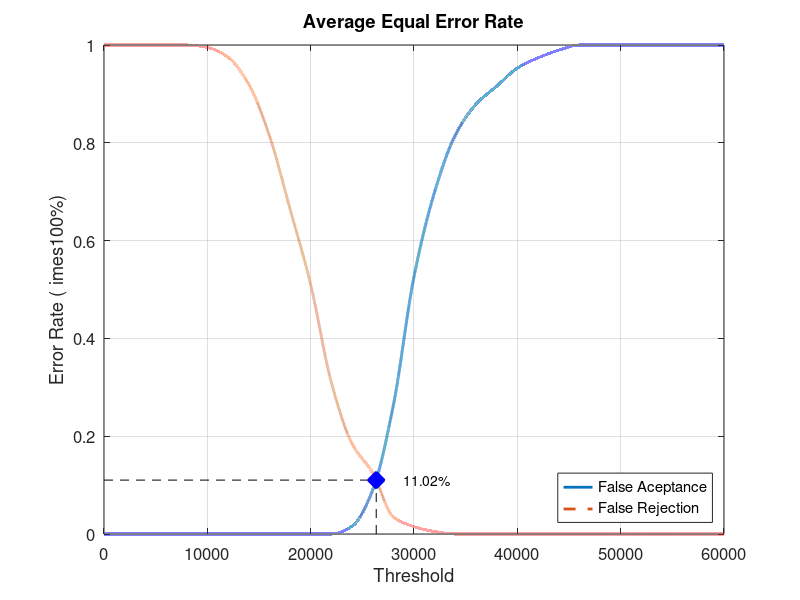
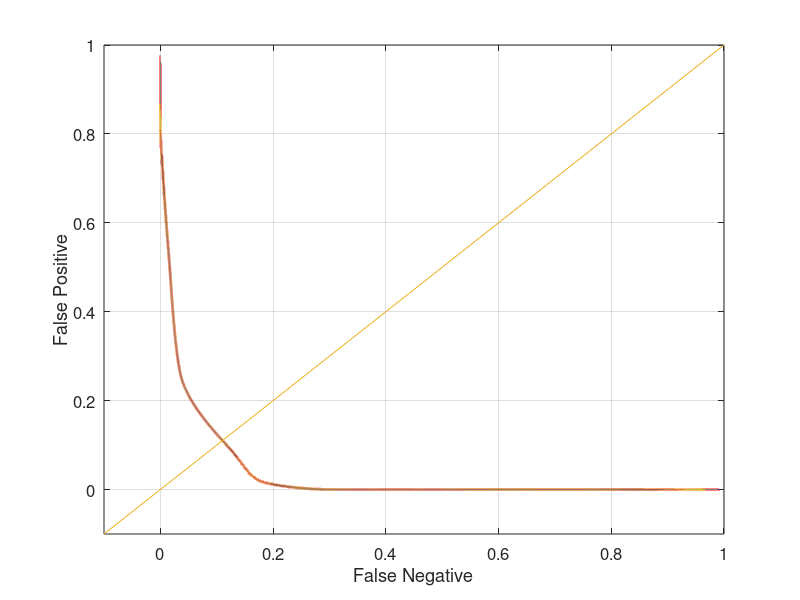

The MATLAB source for these figures, in order:
close all;
clear;
clc;
x = 0:2000:60000;
xq = 0:0.5:60000;

y0 = [0 0 0 0 0 0 0 0 0 0 0 0 0.0157895 0.0894737 0.263158 0.526316 0.7 0.815789 0.878947 0.915789 0.952632 0.973684 0.989474 1 1 1 1 1 1 1 1]
yy0 = interp1(x, y0, xq, 'pchip');
y1 = [1 1 1 1 1 0.995 0.975 0.92 0.815 0.665 0.51 0.31 0.185 0.125 0.035 0.015 0.005 0 0 0 0 0 0 0 0 0 0 0 0 0 0]
yy1 = interp1(x, y1, xq, 'pchip');

% Calculating EER: 
y2 = abs(y0 - y1);
find(y2 == min(y2))
yy2 = abs(yy0 - yy1);
xEER = find(yy2 == min(yy2));
xEERIndex = xq(xEER) % X-axis EER
yEER = yy0(xEER) % Y-axis EER

main = figure
plot(xq, yy0,'-','LineWidth', 2);	hold on
plot(xq, yy1,'--','LineWidth', 2);	hold on
plot([xEERIndex xEERIndex], [0 yEER], 'k--');	hold on
plot([0 xEERIndex], [yEER yEER], 'k--');	hold on
plot(xEERIndex, yEER, 'bx', 'LineWidth', 10);	hold on
text(xEERIndex + 10 * xEERIndex / 100, yEER, [num2str(round((10000 * yEER)) / 100) '%'])
legend('False Aceptance', 'False Rejection', 'Location', 'SouthEast')
xlabel('Threshold')
ylabel('Error Rate (	imes100%)')
title('Average Equal Error Rate')
set(gca, 'FontSize', 12)
axis([0 60000 0 1])
grid on

print(main, 'Database4_1Main', '-dpng');
FNRxFPR = figure('Color', [1 1 1]);
plot(yy1, yy0, '-', yy1, yy0, 'LineWidth', 2);
hold on
y = -0.1:0.1:1
plot(y, y); 
set(gca, 'FontSize', 12)
xlabel('False Negative')
ylabel('False Positive')
axis([-0.1 1 -0.1 1])
set(gca, 'FontSize', 12)
grid on

print(FNRxFPR, 'Database4_1FNRxFPR','-dpng');
